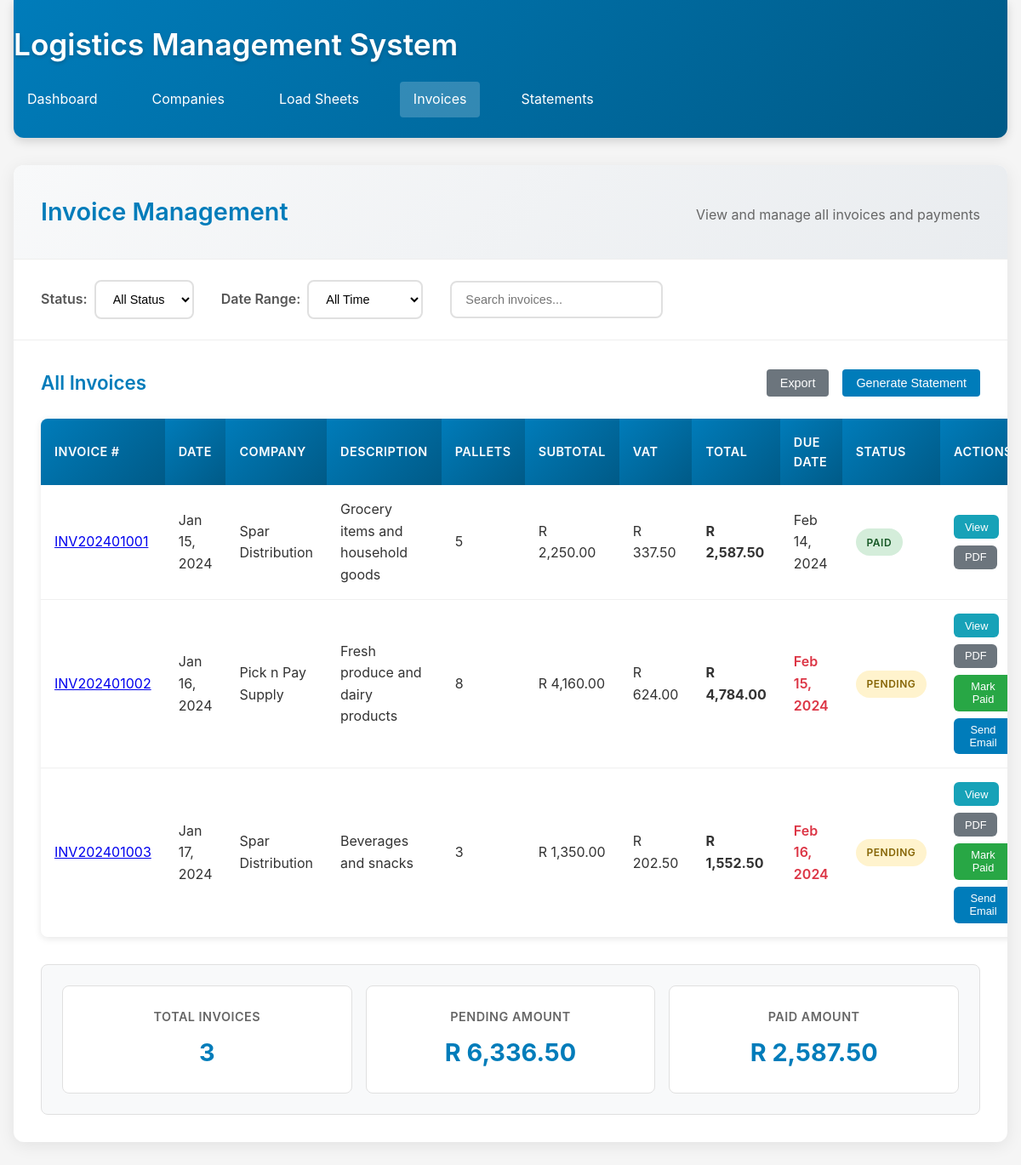
/?page=invoices, run on the app's committed database.
### tables this page shows
CREATE TABLE invoices (
    id INT AUTO_INCREMENT PRIMARY KEY,
    load_sheet_id INT NOT NULL,
    company_id INT NOT NULL,
    invoice_number VARCHAR(50) UNIQUE NOT NULL,
    invoice_date DATE NOT NULL,
    due_date DATE NOT NULL,
    subtotal DECIMAL(10,2) NOT NULL,
    vat_rate DECIMAL(5,2) DEFAULT 15.00,
    vat_amount DECIMAL(10,2) NOT NULL,
    total_amount DECIMAL(10,2) NOT NULL,
    payment_status ENUM('pending', 'paid', 'overdue') DEFAULT 'pending',
    payment_date DATE NULL,
    created_at TIMESTAMP DEFAULT CURRENT_TIMESTAMP,
    updated_at TIMESTAMP DEFAULT CURRENT_TIMESTAMP ON UPDATE CURRENT_TIMESTAMP,
    FOREIGN KEY (load_sheet_id) REFERENCES load_sheets(id) ON DELETE CASCADE,
    FOREIGN KEY (company_id) REFERENCES companies(id) ON DELETE CASCADE
);

CREATE TABLE companies (
    id INT AUTO_INCREMENT PRIMARY KEY,
    name VARCHAR(255) NOT NULL,
    contact_person VARCHAR(255),
    email VARCHAR(255),
    phone VARCHAR(50),
    billing_address TEXT,
    vat_number VARCHAR(50),
    payment_terms INT DEFAULT 30,
    rate_per_pallet DECIMAL(10,2) DEFAULT 0.00,
    status ENUM('active', 'inactive') DEFAULT 'active',
    created_at TIMESTAMP DEFAULT CURRENT_TIMESTAMP,
    updated_at TIMESTAMP DEFAULT CURRENT_TIMESTAMP ON UPDATE CURRENT_TIMESTAMP
);

CREATE TABLE load_sheets (
    id INT AUTO_INCREMENT PRIMARY KEY,
    company_id INT NOT NULL,
    pickup_location VARCHAR(255),
    delivery_location VARCHAR(255),
    cargo_description TEXT,
    special_instructions TEXT,
    pallet_quantity INT NOT NULL,
    cargo_weight DECIMAL(10,2),
    delivery_method ENUM('own', 'contractor') DEFAULT 'own',
    contractor_name VARCHAR(255),
    contractor_cost DECIMAL(10,2) DEFAULT 0.00,
    rate_per_pallet DECIMAL(10,2),
    rate_override DECIMAL(10,2) DEFAULT 0.00,
    rate_override_reason TEXT,
    final_rate DECIMAL(10,2) NOT NULL,
    requested_date DATE,
    status ENUM('draft', 'confirmed', 'completed') DEFAULT 'draft',
    created_at TIMESTAMP DEFAULT CURRENT_TIMESTAMP,
    updated_at TIMESTAMP DEFAULT CURRENT_TIMESTAMP ON UPDATE CURRENT_TIMESTAMP,
    FOREIGN KEY (company_id) REFERENCES companies(id) ON DELETE CASCADE
);

### classes/LogisticsApp.php (called while the page is built, shortened)
<?php
class LogisticsApp {
    private $db;
    public function __construct($database) {
        $this->db = $database;
    }
    public function showInvoices() {
        $invoices = $this->db->fetchAll("
            SELECT i.*, c.name as company_name, ls.pallet_quantity, ls.cargo_description
            FROM invoices i
            JOIN companies c ON i.company_id = c.id
            JOIN load_sheets ls ON i.load_sheet_id = ls.id
            ORDER BY i.created_at DESC
        ");
        include TEMPLATES_PATH . 'invoices.php';
    }
}
?>

### config/database.php (called while the page is built, shortened)
<?php
class Database {
    private $host = 'localhost';
    private $db_name = 'logistics_db';
    private $username = 'root';
    private $password = '';
    public function getConnection() {
        $this->conn = null;
        try {
            $this->conn = new PDO(
                "mysql:host=" . $this->host . ";dbname=" . $this->db_name . ";charset=utf8",
                $this->username,
                $this->password
            );
            $this->conn->setAttribute(PDO::ATTR_ERRMODE, PDO::ERRMODE_EXCEPTION);
        } catch(PDOException $exception) {
            echo "Connection error: " . $exception->getMessage();
        }
        return $this->conn;
    }
    public function query($sql, $params = []) {
        $conn = $this->getConnection();
        $stmt = $conn->prepare($sql);
        $stmt->execute($params);
        return $stmt;
    }
    public function fetchAll($sql, $params = []) {
        $stmt = $this->query($sql, $params);
        return $stmt->fetchAll(PDO::FETCH_ASSOC);
    }
}
?>

### templates/invoices.php (the view, shortened to what this page needs)
<!DOCTYPE html>
<html lang="en">
<head>
    <link rel="stylesheet" href="assets/css/style.css">
</head>
<body>
    <div class="container">
        <header class="header">
            <h1><?php echo APP_NAME; ?></h1>
            <nav class="nav">
                <a href="?page=dashboard" class="nav-link">Dashboard</a>
                <a href="?page=companies" class="nav-link">Companies</a>
                <a href="?page=loadsheets" class="nav-link">Load Sheets</a>
                <a href="?page=invoices" class="nav-link active">Invoices</a>
                <a href="?page=statements" class="nav-link">Statements</a>
            </nav>
        </header>
        <main class="main">
            <div class="page-header">
                <h2>Invoice Management</h2>
                <p>View and manage all invoices and payments</p>
            </div>
            <div class="filters-section">
                <div class="filter-group">
                    <label for="status-filter">Status:</label>
                    <select id="status-filter" class="filter-select">
                        <option value="">All Status</option>
                    </select>
                </div>
                <div class="filter-group">
                    <label for="date-filter">Date Range:</label>
                    <select id="date-filter" class="filter-select">
                        <option value="">All Time</option>
                    </select>
                </div>
                <div class="filter-group">
                    <input type="text" id="invoice-search" placeholder="Search invoices..." class="search-input">
                </div>
            </div>
            <div class="content-section">
                <div class="section-header">
                    <h3>All Invoices</h3>
                    <div class="section-actions">
                        <button class="btn btn-secondary" onclick="exportInvoices()">Export</button>
                        <button class="btn btn-primary" onclick="generateMonthlyStatement()">Generate Statement</button>
                    </div>
                </div>
                <div class="invoices-table">
                    <table class="data-table">
                        <thead>
                            <tr>
                                <th>Invoice #</th>
                                <th>Date</th>
                                <th>Company</th>
                                <th>Description</th>
                                <th>Pallets</th>
                                <th>Subtotal</th>
                                <th>VAT</th>
                                <th>Total</th>
                                <th>Due Date</th>
                                <th>Status</th>
                                <th>Actions</th>
                            </tr>
                        </thead>
                        <tbody>
                            <?php if (!empty($invoices)): ?>
                                <?php foreach ($invoices as $invoice): ?>
                                    <tr data-invoice-id="<?php echo $invoice['id']; ?>" class="invoice-row">
                                        <td>
                                            <a href="#" onclick="viewInvoice(<?php echo $invoice['id']; ?>)">
                                                <?php echo htmlspecialchars($invoice['invoice_number']); ?>
                                            </a>
                                        </td>
                                        <td><?php echo date('M j, Y', strtotime($invoice['invoice_date'])); ?></td>
                                        <td><?php echo htmlspecialchars($invoice['company_name']); ?></td>
                                        <td><?php echo htmlspecialchars($invoice['cargo_description']); ?></td>
                                        <td><?php echo $invoice['pallet_quantity']; ?></td>
                                        <td>R <?php echo number_format($invoice['subtotal'], 2); ?></td>
                                        <td>R <?php echo number_format($invoice['vat_amount'], 2); ?></td>
                                        <td><strong>R <?php echo number_format($invoice['total_amount'], 2); ?></strong></td>
                                        <td>
                                            <?php
                                            $dueDate = strtotime($invoice['due_date']);
                                            $isOverdue = $dueDate < time() && $invoice['payment_status'] === 'pending';
                                            ?>
                                            <span class="<?php echo $isOverdue ? 'overdue' : ''; ?>">
                                                <?php echo date('M j, Y', $dueDate); ?>
                                            </span>
                                        </td>
                                        <td>
                                            <span class="status-badge status-<?php echo $invoice['payment_status']; ?>">
                                                <?php echo ucfirst($invoice['payment_status']); ?>
                                            </span>
                                        </td>
                                        <td>
                                            <div class="action-buttons">
                                                <button class="btn btn-sm btn-info" onclick="viewInvoice(<?php echo $invoice['id']; ?>)">View</button>
                                                <button class="btn btn-sm btn-secondary" onclick="downloadInvoice(<?php echo $invoice['id']; ?>)">PDF</button>
                                                <?php if ($invoice['payment_status'] === 'pending'): ?>
                                                    <button class="btn btn-sm btn-success mark-paid-btn" data-invoice-id="<?php echo $invoice['id']; ?>">Mark Paid</button>
                                                    <button class="btn btn-sm btn-primary send-email-btn" data-invoice-id="<?php echo $invoice['id']; ?>">Send Email</button>
                                                <?php endif; ?>
                                            </div>
                                        </td>
                                    </tr>
                                <?php endforeach; ?>
                            <?php else: ?>
                                <tr>
                                    <td colspan="11" class="no-data">No invoices found. <a href="?page=loadsheets">Create a load sheet first</a></td>
                                </tr>
                            <?php endif; ?>
                        </tbody>
                    </table>
                </div>
                <div class="invoice-summary">
                    <div class="summary-cards">
                        <div class="summary-card">
                            <h4>Total Invoices</h4>
                            <p class="summary-number"><?php echo count($invoices); ?></p>
                        </div>
                        <div class="summary-card">
                            <h4>Pending Amount</h4>
                            <p class="summary-number">
                                R <?php
                                $pendingTotal = 0;
                                foreach ($invoices as $invoice) {
                                    if ($invoice['payment_status'] === 'pending') {
                                        $pendingTotal += $invoice['total_amount'];
                                    }
                                }
                                echo number_format($pendingTotal, 2);
                                ?>
                            </p>
                        </div>
                        <div class="summary-card">
                            <h4>Paid Amount</h4>
                            <p class="summary-number">
                                R <?php
                                $paidTotal = 0;
                                foreach ($invoices as $invoice) {
                                    if ($invoice['payment_status'] === 'paid') {
                                        $paidTotal += $invoice['total_amount'];
                                    }
                                }
                                echo number_format($paidTotal, 2);
                                ?>
                            </p>
                        </div>
                    </div>
                </div>
            </div>
        </main>
    </div>
</body>
</html>

### data on the page
invoices: invoice_number "INV202401001", invoice_date "Jan 15, 2024", company.name "Spar Distribution", load_sheet.cargo_description "Grocery items and household goods", load_sheet.pallet_quantity "5", subtotal "2,250.00", vat_amount "337.50", total_amount "2,587.50", due_date "Feb 14, 2024", payment_status "PAID"
invoices: invoice_number "INV202401002", invoice_date "Jan 16, 2024", company.name "Pick n Pay Supply", load_sheet.cargo_description "Fresh produce and dairy products", load_sheet.pallet_quantity "8", subtotal "4,160.00", vat_amount "624.00", total_amount "4,784.00", due_date "Feb 15, 2024", payment_status "PENDING"
invoices: invoice_number "INV202401003", invoice_date "Jan 17, 2024", company.name "Spar Distribution", load_sheet.cargo_description "Beverages and snacks", load_sheet.pallet_quantity "3", subtotal "1,350.00", vat_amount "202.50", total_amount "1,552.50", due_date "Feb 16, 2024", payment_status "PENDING"

### other printed values
APP_NAME "Logistics Management System"
count($invoices) "3"
$pendingTotal "6,336.50"
$paidTotal "2,587.50"
